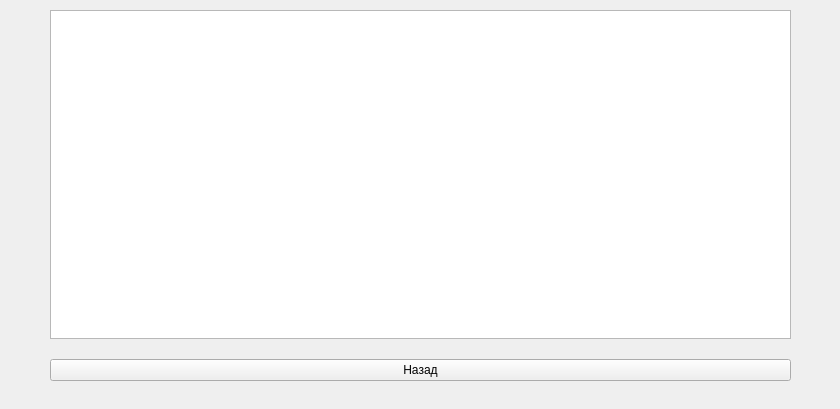
<?xml version="1.0" encoding="UTF-8"?>
<ui version="4.0">
 <class>Form</class>
 <widget class="QWidget" name="Form">
  <property name="geometry">
   <rect>
    <x>0</x>
    <y>0</y>
    <width>840</width>
    <height>409</height>
   </rect>
  </property>
  <property name="minimumSize">
   <size>
    <width>840</width>
    <height>409</height>
   </size>
  </property>
  <property name="maximumSize">
   <size>
    <width>2520</width>
    <height>1227</height>
   </size>
  </property>
  <property name="windowTitle">
   <string>Агаш Пазл - Список заказов</string>
  </property>
  <widget class="QWidget" name="verticalLayoutWidget">
   <property name="geometry">
    <rect>
     <x>0</x>
     <y>0</y>
     <width>841</width>
     <height>411</height>
    </rect>
   </property>
   <layout class="QVBoxLayout" name="verticalLayout" stretch="0,0">
    <property name="spacing">
     <number>20</number>
    </property>
    <property name="sizeConstraint">
     <enum>QLayout::SetDefaultConstraint</enum>
    </property>
    <property name="leftMargin">
     <number>50</number>
    </property>
    <property name="topMargin">
     <number>10</number>
    </property>
    <property name="rightMargin">
     <number>50</number>
    </property>
    <property name="bottomMargin">
     <number>30</number>
    </property>
    <item>
     <widget class="QListWidget" name="ordersListWidget"/>
    </item>
    <item>
     <widget class="QPushButton" name="backButton">
      <property name="text">
       <string>Назад</string>
      </property>
     </widget>
    </item>
   </layout>
  </widget>
 </widget>
 <resources/>
 <connections/>
</ui>
